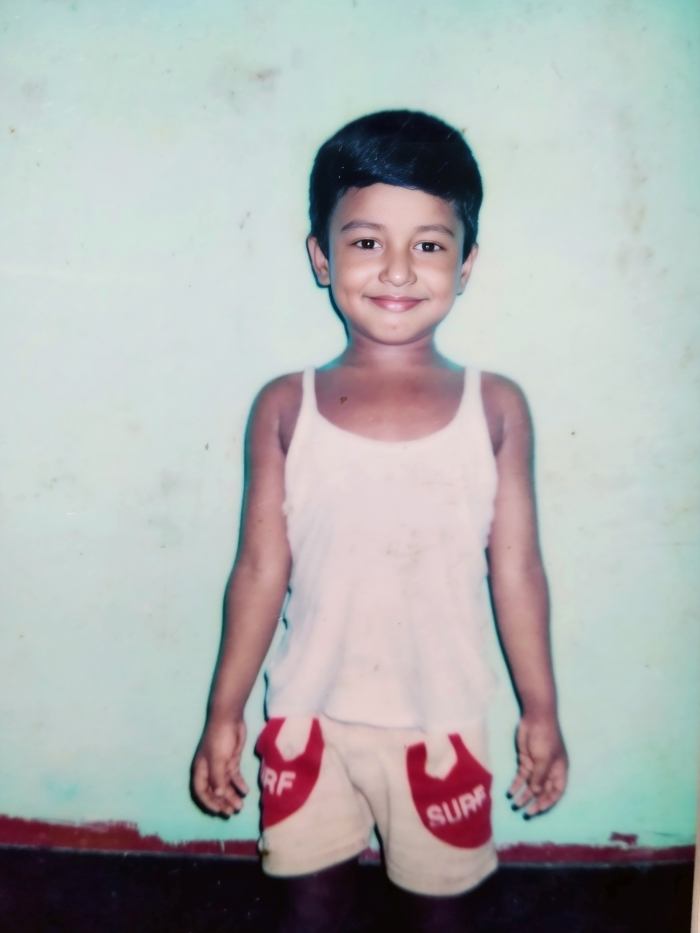
#> input picture images/i.jpg, 700 x 933 px
$ python histrogram_equalization.py
#> lines starting #> are read from the running program, lines starting #| are printed output that depends on the picture
import cv2
import matplotlib.pyplot as plt

def plot_histogram(image, title, subplot_position):
    # Calculate histogram
    histogram = cv2.calcHist([image], [0], None, [256], [0, 256])

    # Plot histogram
    plt.subplot(subplot_position)
    plt.plot(histogram, color='blue')
    plt.xlabel('Pixel Intensity')
    plt.ylabel('Frequency')
    plt.title(title)

# Load the image
image_path = input("Enter the path to the image: ")
#> the answer given: images/i.jpg
original_image = cv2.imread(image_path)  # Read the image
#> original_image is the input picture: shape (933, 700, 3); mean B, G, R 176, 176.5, 174.5

if original_image is None:
    print("Error: Unable to read the image.")
else:
    # Convert the image to RGB color space
    original_image_rgb = cv2.cvtColor(original_image, cv2.COLOR_BGR2RGB)

    # Convert the image to grayscale for histogram equalization
    original_image_gray = cv2.cvtColor(original_image, cv2.COLOR_BGR2GRAY)
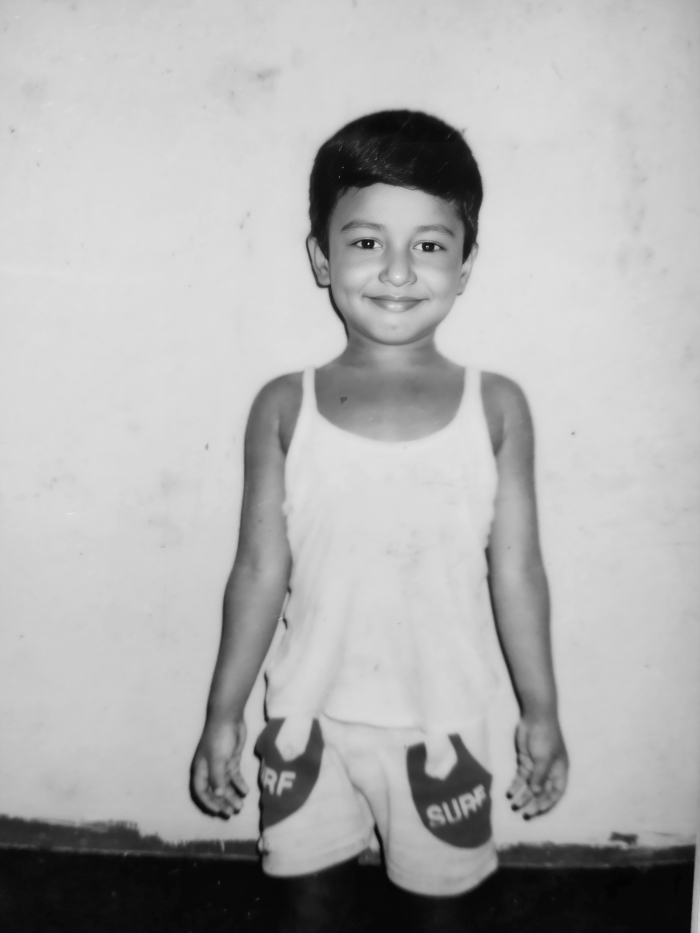
#> original_image_gray: shape (933, 700); min 3, max 237, mean 175.8

    # Perform histogram equalization
    equalized_image = cv2.equalizeHist(original_image_gray)
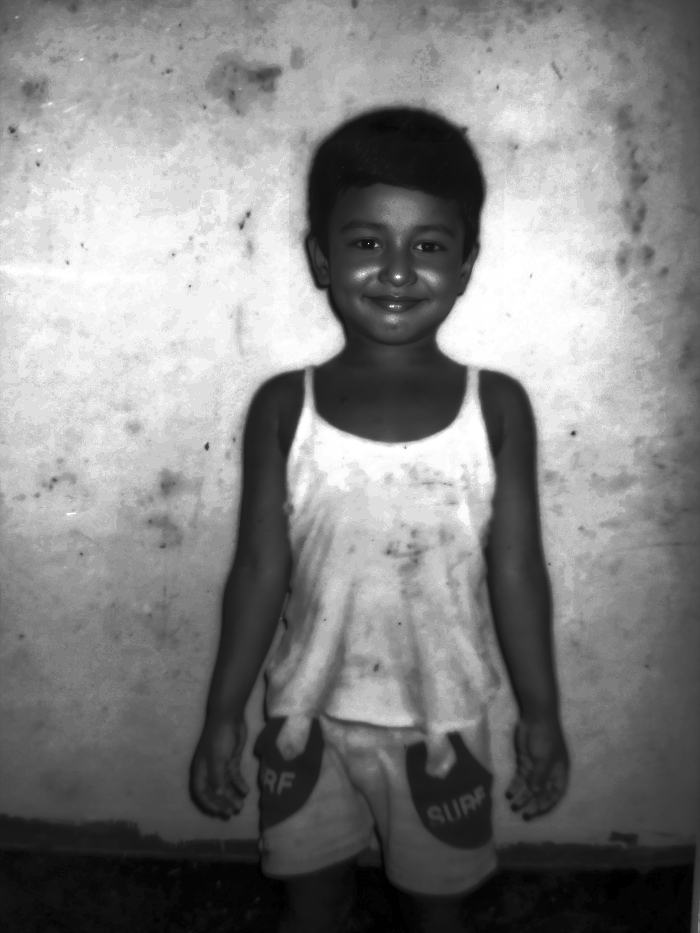
#> equalized_image: shape (933, 700); min 0, max 255, mean 130

    # Plot histograms
    plt.figure(figsize=(12, 6))


    plot_histogram(equalized_image, 'Histogram Equalization', 231)
#> in plot_histogram, `histogram = cv2.calcHist([image], [0], None, [256], [0, 256])`: histogram = 256 values, max 29937 at index 222, min 0 at index 2, mean 2551.2

    # Display original color image in the middle
    plt.subplot(1, 3, 2)
    plt.imshow(original_image_rgb)
    plt.title('Original Image')
    plt.axis('off')  # Hide axis

    # Display equalized image on the right
    plt.subplot(1, 3, 3)
    plt.imshow(equalized_image, cmap='gray')
    plt.title('Equalized Image')
    plt.axis('off')  # Hide axis

    plt.show()
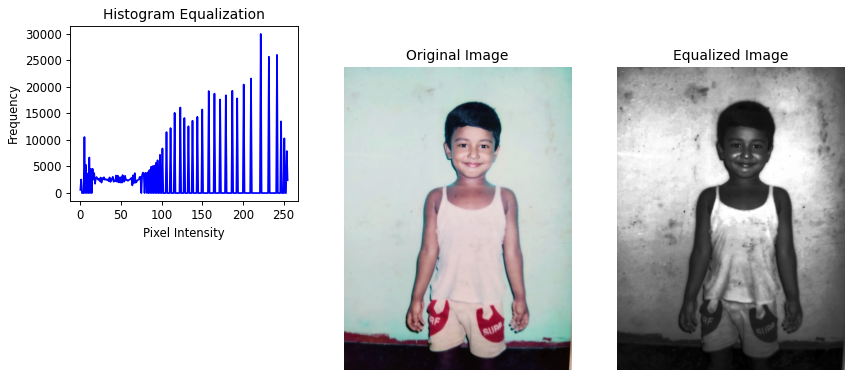
#> figure drawn by matplotlib, 3 panels; panel 1: curve peaks at x = 222, y = 29937
